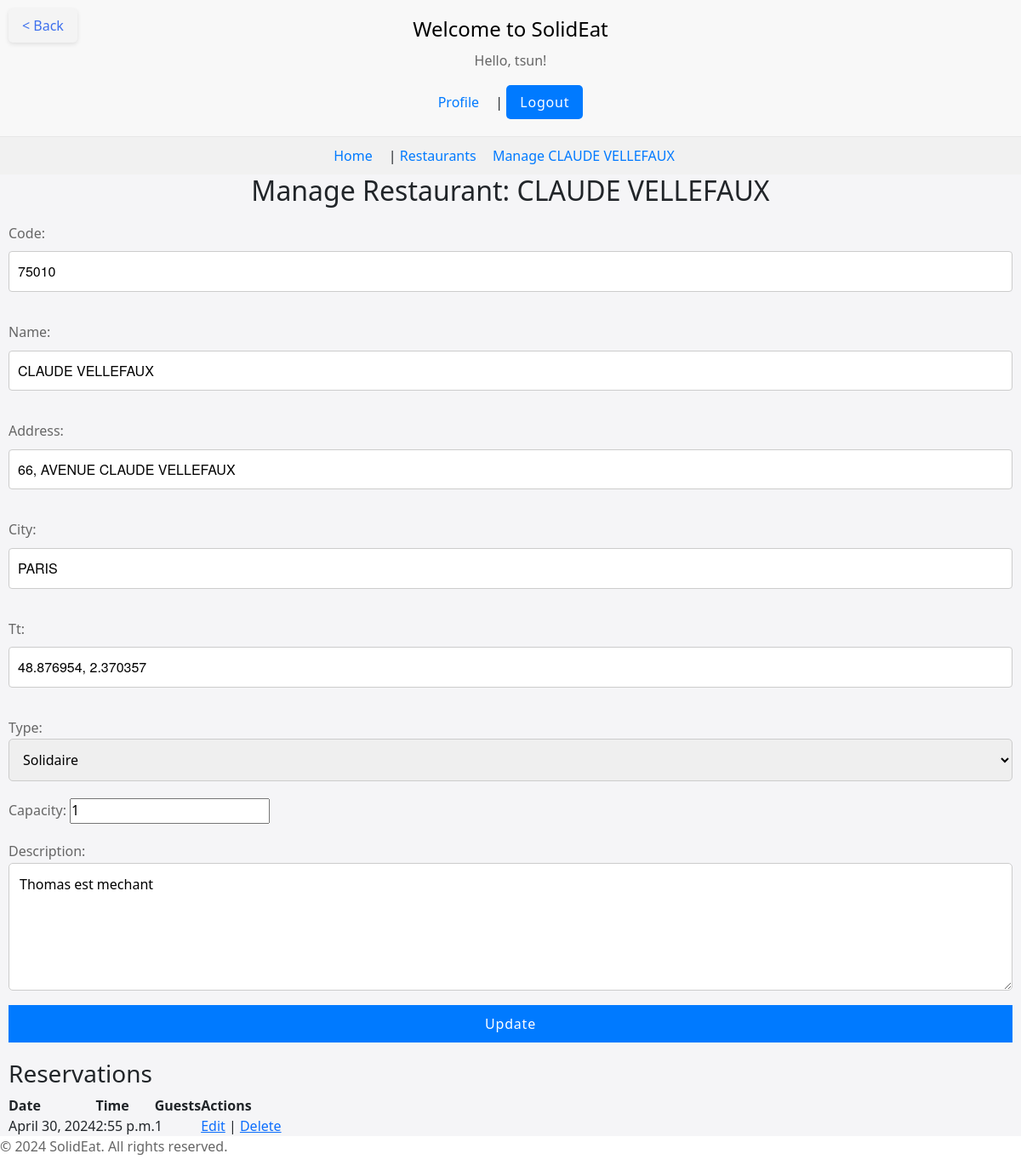
/booking/restaurant/manage/43/ (signed in), run on an earlier commit of the app's database.
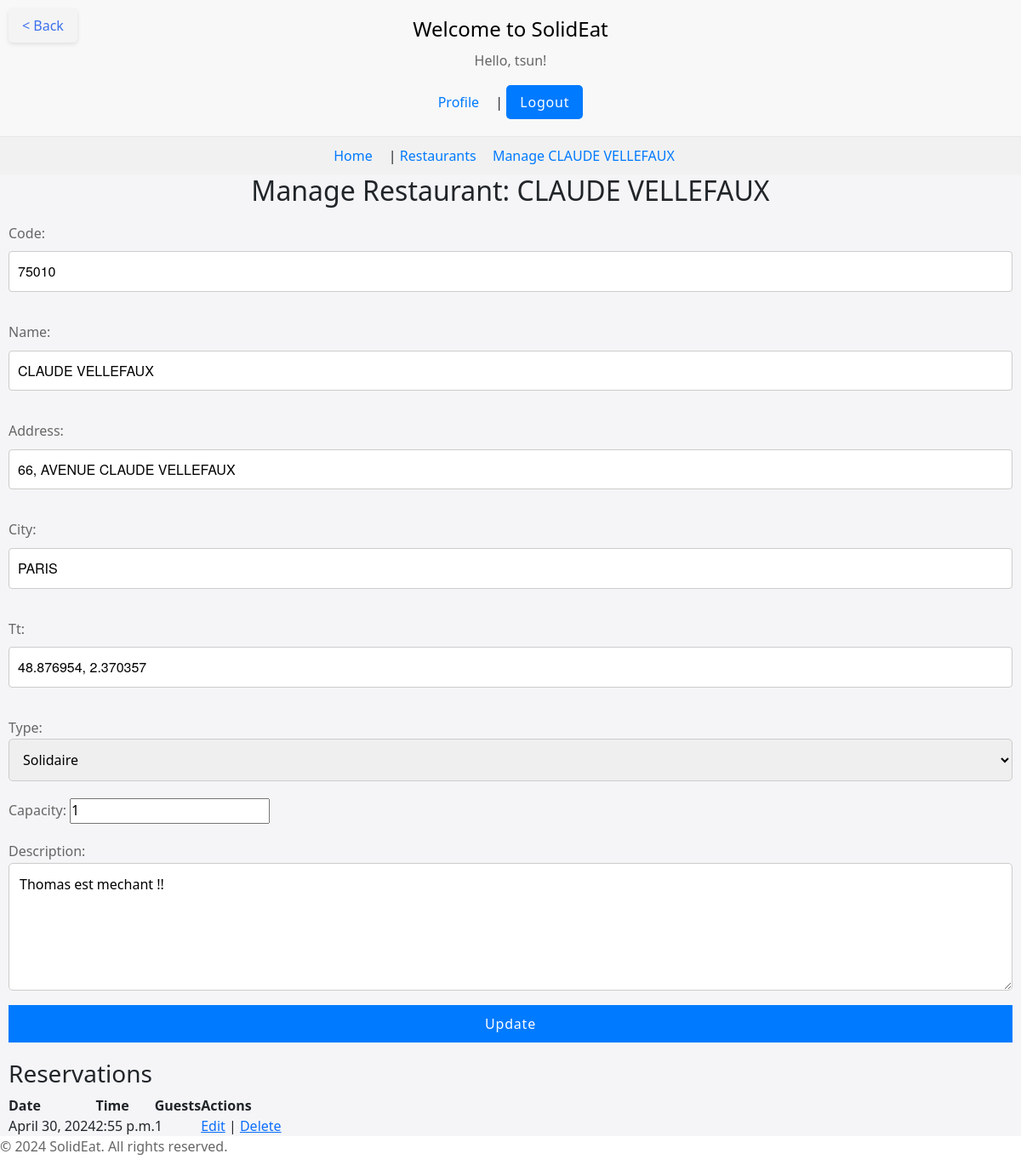
And on a later commit of the database.
### booking/models.py (models this page shows, shortened)
class Restaurant(models.Model):
    manager = models.ForeignKey(
        User,
        on_delete=models.SET_NULL,  # Corrected from on_related to on_delete
        null=True,
        blank=True,
        related_name='managed_restaurants'
    )
    TYPE_CHOICES = (
        ('S', 'Solidaire'),  # 'S' for Solidaire
        ('E', 'Economique'),  # 'E' for Economique
    )
    code = models.CharField(max_length=10)
    name = models.CharField(max_length=255)
    address = models.CharField(max_length=255)
    city = models.CharField(max_length=100)
    tt = models.CharField(max_length=100)  # Assuming 'tt' is a coordinate in string format
    type = models.CharField(max_length=1, choices=(('S', 'Solidaire'), ('E', 'Economique')))
    capacity = models.IntegerField(default=0)  # Default capacity
    description = models.TextField(default="No description available")  # Default description

### booking/views.py (the view)
# urls.py: path('restaurant/manage/<int:restaurant_id>/', manage_restaurant, name='manage_restaurant'),
@login_required
@user_passes_test(manager_check)
def manage_restaurant(request, restaurant_id):
    restaurant = get_object_or_404(Restaurant, id=restaurant_id, manager=request.user)  # Ensure only the manager can access
    form = RestaurantForm(request.POST or None, instance=restaurant)
    if request.method == 'POST' and 'update_restaurant' in request.POST:
        if form.is_valid():
            form.save()
            messages.success(request, 'Restaurant details updated successfully!')
            return redirect('manage_restaurant', restaurant_id=restaurant.id)
    reservations = Reservation.objects.filter(restaurant=restaurant).order_by('date')
    return render(request, 'booking/manage_restaurant.html', {
        'restaurant': restaurant,
        'form': form,
        'reservations': reservations,
    })

### booking/forms.py (shortened to what this page needs)
class RestaurantForm(ModelForm):
    class Meta:
        model = Restaurant
        fields = ['code', 'name', 'address', 'city', 'tt', 'type', 'capacity', 'description']
        widgets = {
            'description': Textarea(attrs={'rows': 4, 'cols': 40}),
            'type': Select()
        }

### booking/views.py (called while the page is built)
def manager_check(user):
    return user.is_authenticated and user.is_manager

### templates/booking/manage_restaurant.html (shortened to what this page needs)
{% extends 'base.html' %}
{% block content %}
<a href="javascript:void(0);" onclick="history.back();" class="back-button">
    &lt; Back
</a>
<h2>Manage Restaurant: {{ restaurant.name }}</h2>
<form method="post" action="">
    {{ form.as_p }}
    <button type="submit" name="update_restaurant">Update</button>
</form>
<h3>Reservations</h3>
<table>
    <thead>
        <tr>
            <th>Date</th>
            <th>Time</th>
            <th>Guests</th>
            <th>Actions</th>
        </tr>
    </thead>
    <tbody>
        {% for reservation in reservations %}
        <tr>
            <td>{{ reservation.date }}</td>
            <td>{{ reservation.time }}</td>
            <td>{{ reservation.number_of_people }}</td>
            <td>
                <a href="{% url 'edit_reservation' reservation.id %}">Edit</a> |
                <a href="{% url 'delete_reservation' reservation.id %}" onclick="return confirm('Are you sure?')">Delete</a>
            </td>
        </tr>
        {% empty %}
        <tr><td colspan="4">No reservations found.</td></tr>
        {% endfor %}
    </tbody>
</table>
{% endblock %}

### templates/base.html (shortened to what this page needs)
{% load static %}
<!DOCTYPE html>
<html lang="en">
<head>
    <link rel="stylesheet" href="{% static 'css/style.css' %}">
    <link href="https://cdn.jsdelivr.net/npm/bootstrap@5.1.3/dist/css/bootstrap.min.css" rel="stylesheet">
</head>
<body>
    <header>
        <h1>Welcome to SolidEat</h1>
        {% if user.is_authenticated %}
            <p>Hello, {{ user.username }}!</p>
            <a href="{% url 'user_profile' %}">Profile</a> |
            <form action="{% url 'logout' %}" method="post">
                <button type="submit">Logout</button>
            </form>
        {% else %}
            <a href="{% url 'login' %}">Login</a> |
            <a href="{% url 'register' %}">Register</a>
        {% endif %}
    </header>
    <nav>
        <a href="{% url 'home' %}">Home</a> |
        <a href="{% url 'list_restaurants' %}">Restaurants</a>
        {% if user.is_authenticated and user.is_manager %}
            {% if user.managed_restaurants.exists %}
                {% for restaurant in user.managed_restaurants.all %}
                    <a href="{% url 'manage_restaurant' restaurant_id=restaurant.id %}">Manage {{ restaurant.name }}</a>
                {% endfor %}
            {% else %}
                <p>You are a manager but no restaurant is associated with your account.</p>
            {% endif %}
        {% endif %}
    </nav>
    <main>
        {% block content %}{% endblock %}
    </main>
    <footer>
        <p>© 2024 SolidEat. All rights reserved.</p>
    </footer>
</body>
</html>

What changed in the data, as far as the page shows it:
changed Restaurant "CLAUDE VELLEFAUX": description "Thomas est mechant" → "Thomas est mechant !!"
